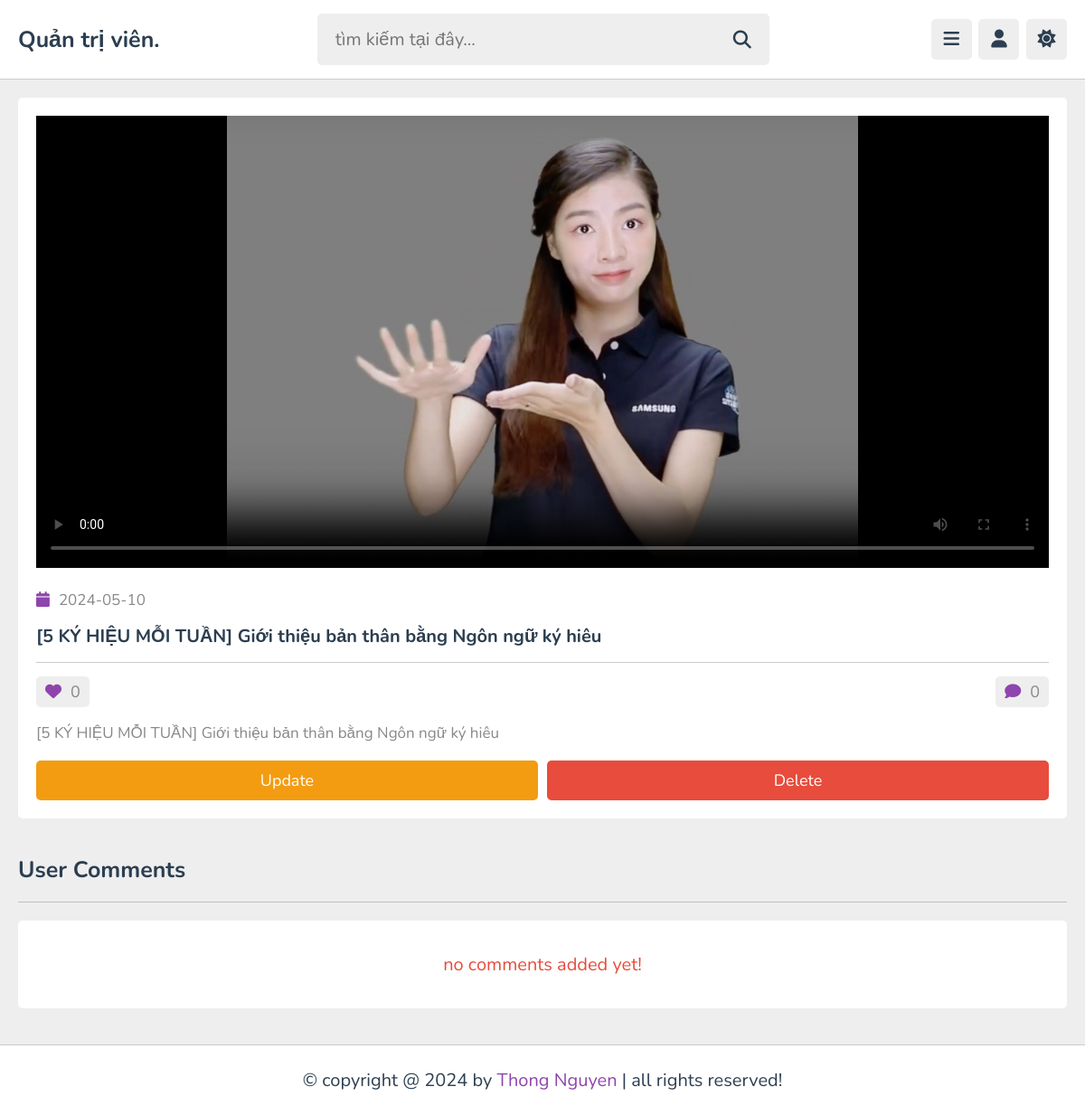
/admin/view_content.php?get_id=O6AgXOcj5hD7HV64Wg2R (signed in), run on the app's committed database.
### tables this page shows
CREATE TABLE `content` (
  `id` varchar(20) NOT NULL,
  `tutor_id` varchar(20) NOT NULL,
  `playlist_id` varchar(20) NOT NULL,
  `title` varchar(100) NOT NULL,
  `description` varchar(1000) NOT NULL,
  `video` varchar(100) NOT NULL,
  `thumb` varchar(100) NOT NULL,
  `date` date NOT NULL DEFAULT current_timestamp(),
  `status` varchar(20) NOT NULL DEFAULT 'deactive'
);

### admin/view_content.php (the view, shortened to what this page needs)
<?php
include '../components/connect.php';
if(isset($_COOKIE['tutor_id'])){
   $tutor_id = $_COOKIE['tutor_id'];
}else{
   $tutor_id = '';
   header('location:login.php');
}
if(isset($_GET['get_id'])){
   $get_id = $_GET['get_id'];
}else{
   $get_id = '';
   header('location:contents.php');
}
?>
<!DOCTYPE html>
<html lang="en">
<head>
   <link rel="stylesheet" href="https://cdnjs.cloudflare.com/ajax/libs/font-awesome/6.2.0/css/all.min.css">
   <link rel="stylesheet" href="../css/admin_style.css">
</head>
<body>
<?php include '../components/admin_header.php'; ?>
<section class="view-content">
   <?php
      $select_content = $conn->prepare("SELECT * FROM `content` WHERE id = ? AND tutor_id = ?");
      $select_content->execute([$get_id, $tutor_id]);
      if($select_content->rowCount() > 0){
         while($fetch_content = $select_content->fetch(PDO::FETCH_ASSOC)){
            $video_id = $fetch_content['id'];
            $count_likes = $conn->prepare("SELECT * FROM `likes` WHERE tutor_id = ? AND content_id = ?");
            $count_likes->execute([$tutor_id, $video_id]);
            $total_likes = $count_likes->rowCount();
            $count_comments = $conn->prepare("SELECT * FROM `comments` WHERE tutor_id = ? AND content_id = ?");
            $count_comments->execute([$tutor_id, $video_id]);
            $total_comments = $count_comments->rowCount();
   ?>
   <div class="container">
      <video src="../uploaded_files/<?= $fetch_content['video']; ?>" autoplay controls poster="../uploaded_files/<?= $fetch_content['thumb']; ?>" class="video"></video>
      <div class="date"><i class="fas fa-calendar"></i><span><?= $fetch_content['date']; ?></span></div>
      <h3 class="title"><?= $fetch_content['title']; ?></h3>
      <div class="flex">
         <div><i class="fas fa-heart"></i><span><?= $total_likes; ?></span></div>
         <div><i class="fas fa-comment"></i><span><?= $total_comments; ?></span></div>
      </div>
      <div class="description"><?= $fetch_content['description']; ?></div>
      <form action="" method="post">
         <div class="flex-btn">
            <a href="update_content.php?get_id=<?= $video_id; ?>" class="option-btn">update</a>
            <input type="submit" value="delete" class="delete-btn" onclick="return confirm('delete this video?');" name="delete_video">
         </div>
      </form>
   </div>
   <?php
    }
   }else{
      echo '<p class="empty">no contents added yet! <a href="add_content.php" class="btn" style="margin-top: 1.5rem;">add videos</a></p>';
   }
   ?>
</section>
<section class="comments">
   <h1 class="heading">user comments</h1>
   <div class="show-comments">
      <?php
         $select_comments = $conn->prepare("SELECT * FROM `comments` WHERE content_id = ?");
         $select_comments->execute([$get_id]);
         if($select_comments->rowCount() > 0){
            while($fetch_comment = $select_comments->fetch(PDO::FETCH_ASSOC)){
               $select_commentor = $conn->prepare("SELECT * FROM `users` WHERE id = ?");
               $select_commentor->execute([$fetch_comment['user_id']]);
               $fetch_commentor = $select_commentor->fetch(PDO::FETCH_ASSOC);
      ?>
      <div class="box">
         <div class="user">
            <img src="../uploaded_files/<?= $fetch_commentor['image']; ?>" alt="">
            <div>
               <h3><?= $fetch_commentor['name']; ?></h3>
               <span><?= $fetch_comment['date']; ?></span>
            </div>
         </div>
         <p class="text"><?= $fetch_comment['comment']; ?></p>
         <form action="" method="post" class="flex-btn">
            <input type="hidden" name="comment_id" value="<?= $fetch_comment['id']; ?>">
            <button type="submit" name="delete_comment" class="inline-delete-btn" onclick="return confirm('delete this comment?');">delete comment</button>
         </form>
      </div>
      <?php
       }
      }else{
         echo '<p class="empty">no comments added yet!</p>';
      }
      ?>
      </div>
</section>
<?php include '../components/footer.php'; ?>
</body>
</html>

### css/admin_style.css (style rules this page uses)
:root { --main-color:#8e44ad; --red:#e74c3c; --oragen:#f39c12; --white:#fff; --black:#2c3e50; --light-color:#888; --light-bg:#eee; --border:.1rem solid rgba(0,0,0,.2); }
* { font-family: 'Nunito', sans-serif; margin: 0; padding: 0; box-sizing: border-box; outline: none; border: none; text-decoration: none; }
html { font-size: 62.5%; overflow-x: hidden; }
body { background-color: var(--light-bg); padding-left: 30rem; }
section { padding:2rem; max-width: 1200px; margin: 0 auto; }
.btn, .option-btn, .delete-btn, .inline-btn, .inline-option-btn, .inline-delete-btn { border-radius: .5rem; padding: 1rem 3rem; font-size: 1.8rem; color: #fff; margin-top: 1rem; text-transform: capitalize; cursor: pointer; text-align: center; }
.btn, .option-btn, .delete-btn { display: block; width: 100%; }
.option-btn, .inline-option-btn { background-color: var(--oragen); }
.delete-btn, .inline-delete-btn { background-color: var(--red); }
.flex-btn { display:flex; gap: 1rem; }
.empty { background-color: var(--white); border-radius: .5rem; padding: 1.5rem; text-align: center; width: 100%; font-size: 2rem; color: var(--red); }
.heading { padding-bottom: 1.8rem; border-bottom: var(--border); font-size: 2.5rem; color: var(--black); text-transform: capitalize; margin-bottom: 2rem; }
.view-content .container { background-color: var(--white); border-radius: .5rem; padding: 2rem; }
.view-content .container .video { width: 100%; object-fit: contain; margin-bottom: 1rem; background: #000; height: 50rem; }
.view-content .container .date { padding:1rem 0; font-size: 1.7rem; }
.view-content .container .date i { margin-right: 1rem; color: var(--main-color); }
.view-content .container .date span { color: var(--light-color); }
.view-content .container .title { font-size: 2rem; color: var(--black); padding: .5rem 0; }
.view-content .container .flex { display: flex; align-items: center; justify-content: space-between; gap: 1.5rem; font-size: 1.8rem; border-top: var(--border); padding-top: 1.5rem; padding-bottom: 1rem; margin-top: 1rem; }
.view-content .container .flex div { background-color: var(--light-bg); border-radius: .5rem; padding: .5rem 1rem; }
.view-content .container .flex i { margin-right: 1rem; color: var(--main-color); }
.view-content .container .flex span { color: var(--light-color); }
.view-content .container .description { padding: .5rem 0; line-height: 1.7; font-size: 1.7rem; color: var(--light-color); }
.comments .show-comments { background-color: var(--white); border-radius: .5rem; padding: 2rem; display: grid; gap: 2.5rem; }
@media (max-width:1200px) { body { padding-left: 0; } }

### data on the page
content: date "2024-05-10", title "[5 KÝ HIỆU MỖI TUẦN] Giới thiệu bản thân bằng Ngôn ngữ ký hiêu", total_likes "0", total_comments "0", description "[5 KÝ HIỆU MỖI TUẦN] Giới thiệu bản thân bằng Ngôn ngữ ký hiêu"
